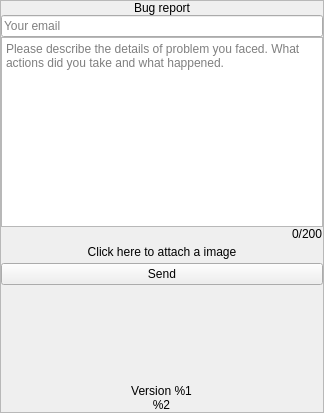
<?xml version="1.0" encoding="UTF-8"?>
<ui version="4.0">
 <class>BugReportScreen</class>
 <widget class="QWidget" name="BugReportScreen">
  <property name="geometry">
   <rect>
    <x>0</x>
    <y>0</y>
    <width>324</width>
    <height>413</height>
   </rect>
  </property>
  <property name="windowTitle">
   <string>Form</string>
  </property>
  <layout class="QVBoxLayout" name="layBugReportScreen">
   <property name="spacing">
    <number>0</number>
   </property>
   <property name="leftMargin">
    <number>0</number>
   </property>
   <property name="topMargin">
    <number>0</number>
   </property>
   <property name="rightMargin">
    <number>0</number>
   </property>
   <property name="bottomMargin">
    <number>0</number>
   </property>
   <item>
    <widget class="QFrame" name="frmBugReport">
     <property name="frameShape">
      <enum>QFrame::StyledPanel</enum>
     </property>
     <property name="frameShadow">
      <enum>QFrame::Raised</enum>
     </property>
     <layout class="QVBoxLayout" name="layBugReport">
      <property name="spacing">
       <number>0</number>
      </property>
      <property name="leftMargin">
       <number>0</number>
      </property>
      <property name="topMargin">
       <number>0</number>
      </property>
      <property name="rightMargin">
       <number>0</number>
      </property>
      <property name="bottomMargin">
       <number>0</number>
      </property>
      <item>
       <widget class="QLabel" name="lblCaption">
        <property name="text">
         <string>Bug report</string>
        </property>
        <property name="alignment">
         <set>Qt::AlignCenter</set>
        </property>
       </widget>
      </item>
      <item>
       <widget class="CustomLineEdit" name="edtEmail">
        <property name="sizePolicy">
         <sizepolicy hsizetype="Preferred" vsizetype="Fixed">
          <horstretch>0</horstretch>
          <verstretch>0</verstretch>
         </sizepolicy>
        </property>
        <property name="inputMethodHints">
         <set>Qt::ImhNone</set>
        </property>
        <property name="text">
         <string/>
        </property>
        <property name="alignment">
         <set>Qt::AlignLeading|Qt::AlignLeft|Qt::AlignVCenter</set>
        </property>
        <property name="placeholderText">
         <string>Your email</string>
        </property>
       </widget>
      </item>
      <item>
       <widget class="QWidget" name="wgtMessageTopMargin" native="true"/>
      </item>
      <item>
       <widget class="CustomTextEdit" name="edtMessage">
        <property name="sizePolicy">
         <sizepolicy hsizetype="Preferred" vsizetype="Preferred">
          <horstretch>0</horstretch>
          <verstretch>0</verstretch>
         </sizepolicy>
        </property>
        <property name="verticalScrollBarPolicy">
         <enum>Qt::ScrollBarAlwaysOff</enum>
        </property>
        <property name="horizontalScrollBarPolicy">
         <enum>Qt::ScrollBarAlwaysOff</enum>
        </property>
        <property name="placeholderText">
         <string>Please describe the details of problem you faced. What actions did you take and what happened.</string>
        </property>
       </widget>
      </item>
      <item alignment="Qt::AlignRight">
       <widget class="QLabel" name="lblCharacters">
        <property name="text">
         <string>0/200</string>
        </property>
       </widget>
      </item>
      <item>
       <widget class="QPushButton" name="btnAttachImage">
        <property name="text">
         <string>Click here to attach a image</string>
        </property>
        <property name="flat">
         <bool>true</bool>
        </property>
       </widget>
      </item>
      <item>
       <widget class="QPushButton" name="btnSend">
        <property name="sizePolicy">
         <sizepolicy hsizetype="Preferred" vsizetype="Fixed">
          <horstretch>0</horstretch>
          <verstretch>0</verstretch>
         </sizepolicy>
        </property>
        <property name="text">
         <string>Send</string>
        </property>
        <property name="flat">
         <bool>false</bool>
        </property>
       </widget>
      </item>
      <item>
       <spacer name="verticalSpacer">
        <property name="orientation">
         <enum>Qt::Vertical</enum>
        </property>
        <property name="sizeHint" stdset="0">
         <size>
          <width>20</width>
          <height>100</height>
         </size>
        </property>
       </spacer>
      </item>
      <item alignment="Qt::AlignHCenter|Qt::AlignBottom">
       <widget class="VersionLabel" name="lblVersion">
        <property name="text">
         <string>Version %1
%2</string>
        </property>
        <property name="alignment">
         <set>Qt::AlignCenter</set>
        </property>
       </widget>
      </item>
     </layout>
    </widget>
   </item>
  </layout>
 </widget>
 <customwidgets>
  <customwidget>
   <class>CustomLineEdit</class>
   <extends>QLineEdit</extends>
   <header location="global">CustomLineEdit.h</header>
  </customwidget>
  <customwidget>
   <class>CustomTextEdit</class>
   <extends>QTextEdit</extends>
   <header location="global">CustomTextEdit.h</header>
  </customwidget>
  <customwidget>
   <class>VersionLabel</class>
   <extends>QLabel</extends>
   <header location="global">VersionLabel.h</header>
  </customwidget>
 </customwidgets>
 <resources/>
 <connections/>
</ui>
